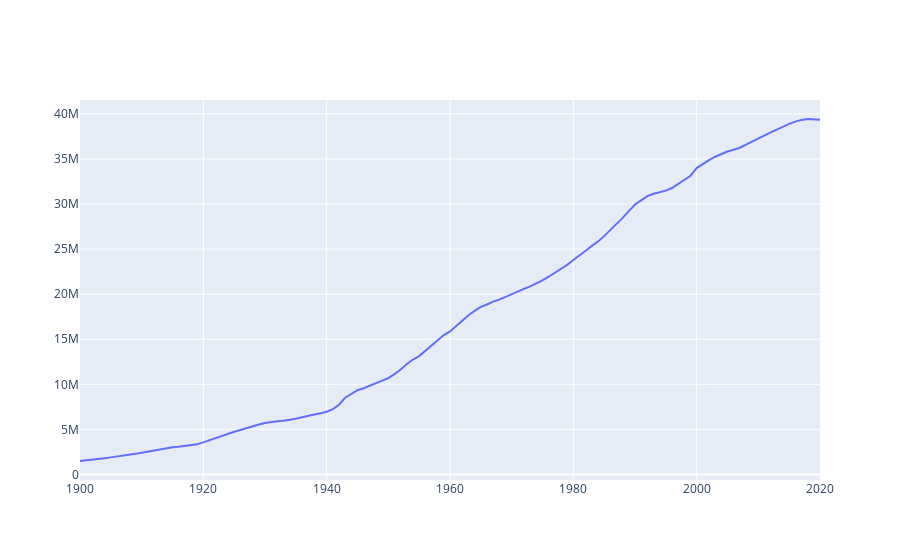

Here is the notebook cell this chart was saved with:
### Code cell
fig = go.Figure()
fig.add_trace(go.Scatter(
    x = state_pop['DATE'],
    y = state_pop['CALIFORNIA'] *1000
))
